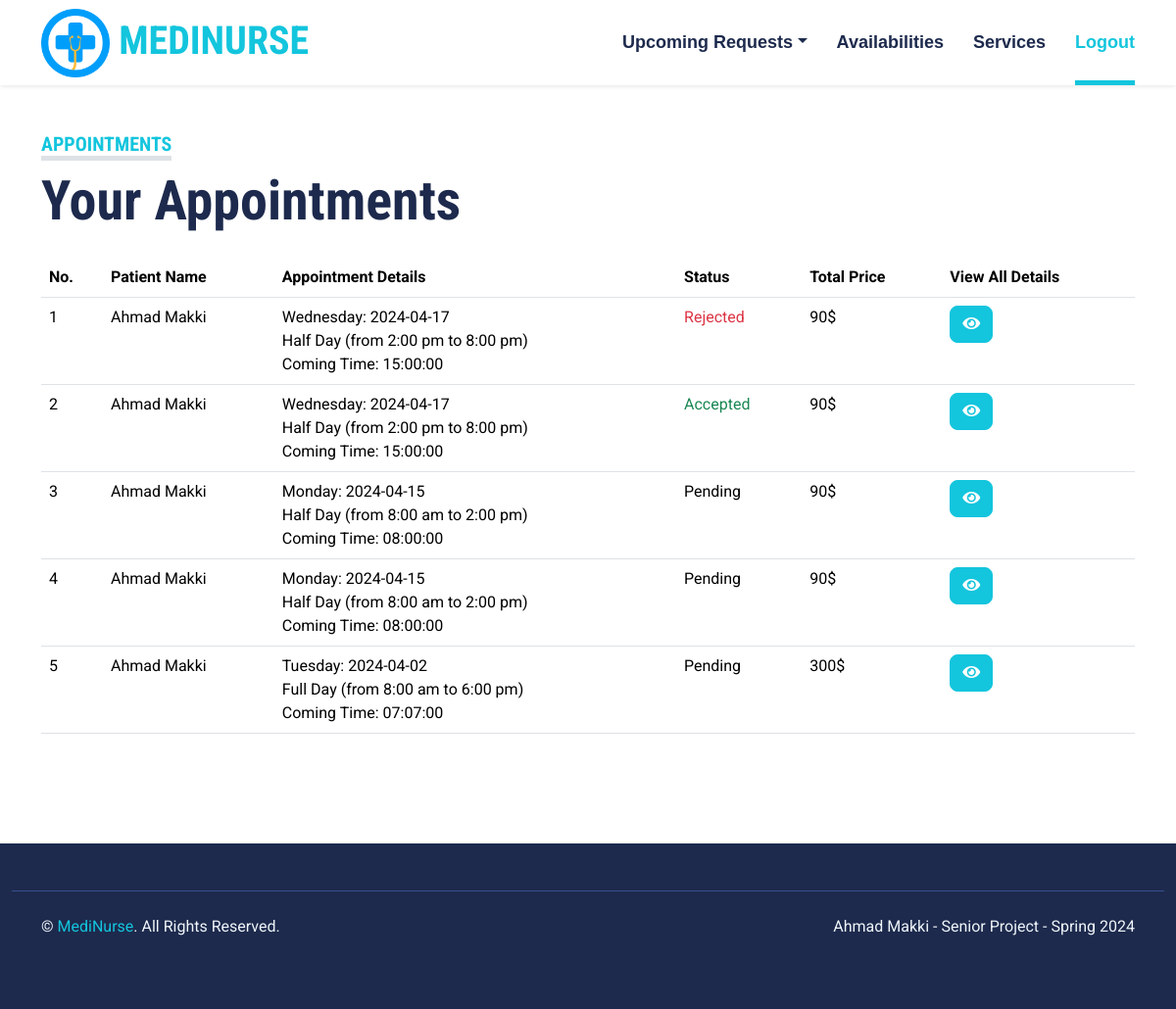
/nurses/appointments.php (signed in), run on the app's committed database.
### tables this page shows
CREATE TABLE IF NOT EXISTS `appointments` (
  `appointmentID` int(11) NOT NULL AUTO_INCREMENT,
  `date` date NOT NULL,
  `coming_time` time NOT NULL,
  `nurseID` int(11) NOT NULL,
  `patientID` int(11) NOT NULL,
  `availabilityID` int(11) NOT NULL,
  `status` int(11) NOT NULL,
  PRIMARY KEY (`appointmentID`)
);

CREATE TABLE IF NOT EXISTS `patients` (
  `patientID` int(11) NOT NULL,
  `first_name` varchar(100) NOT NULL,
  `last_name` varchar(100) NOT NULL,
  `address` varchar(100) NOT NULL,
  `phone` int(11) NOT NULL,
  `gender` varchar(100) NOT NULL,
  `birthdate` date NOT NULL,
  `password` varchar(100) NOT NULL,
  PRIMARY KEY (`patientID`)
);

CREATE TABLE IF NOT EXISTS `availability` (
  `availabilityID` int(11) NOT NULL AUTO_INCREMENT,
  `day` varchar(100) NOT NULL,
  `work_time` varchar(100) NOT NULL,
  `price_per_hour` int(11) NOT NULL,
  `nurseID` int(11) NOT NULL,
  PRIMARY KEY (`availabilityID`)
);

### nurses/appointments.php (the view, shortened to what this page needs)
<?php include "head.php"; ?>
<body>
<?php include "navbar.php"; ?>
<div class="container-fluid py-5">
        <div class="container">
            <div class="row gx-5">
                <div class="col-lg-12 mb-5 mb-lg-0">
                    <div class="mb-4">
                        <h5 class="d-inline-block text-primary text-uppercase border-bottom border-5">Appointments</h5>
                        <h1 class="display-4">Your Appointments</h1>
                    </div>
                    <table class="table table-hover" style="color:black">
			<tr>
				<th>No.</th>
                <th>Patient Name</th>
				<th>Appointment Details</th>
				<th>Status</th>
				<th>Total Price</th>
                <th>View All Details</th>
			</tr>
<?php
$result = mysqli_query($con,"SELECT * FROM appointments WHERE nurseID='$nid' ORDER BY date desc");
if(mysqli_num_rows($result)>0){  $n=1;
while($row = mysqli_fetch_array($result)){
    $pid = $row['patientID'];
    $aid = $row['availabilityID'];
    $resultn = mysqli_query($con,"SELECT * FROM patients WHERE patientID='$pid'");
    $rown = mysqli_fetch_array($resultn);
    $resulta = mysqli_query($con,"SELECT * FROM availability WHERE availabilityID='$aid'");
    $rowa = mysqli_fetch_array($resulta);
    $time = $rowa['work_time'];
    $price = $rowa['price_per_hour'];
    $total_hours = 0;
        if($time == "Half Day (from 8:00 am to 2:00 pm)" || $time == "Half Day (from 2:00 pm to 8:00 pm)"){
            $total_hours = 6;
       }
       else if($time == "Full Day (from 8:00 am to 6:00 pm)"){
        $total_hours = 10;
    }
    $totalPrice = $total_hours * $price;
?>
				<td><?php echo $n ?></td>
                <td><?php echo $rown['first_name'] ?> <?php echo $rown['last_name'] ?></td>
                <td><?php echo $rowa['day'] ?>: <?php echo $row['date'] ?>
                    <br><?php echo $rowa['work_time'] ?>
                    <br>Coming Time: <?php echo $row['coming_time'] ?></td>
                <?php if($row['status'] == 0){ ?>
                    <td>Pending</td>
                <?php } else if($row['status'] == 1){ ?>
                    <td class="text-success">Accepted</td>
                <?php } else { ?>
                    <td class="text-danger">Rejected</td>
                <?php } ?>
                <td><?php echo $totalPrice ?>$</td>
                <td><a href="appointment-details.php?id=<?php echo $row['appointmentID'] ?>" class="btn btn-primary"><i class="fa fa-eye"></i></a>
                <?php $n++; }} else {echo "No Appointments Found";}?>
		    </table>
            </div>
            </div>
        </div>
    </div>
    <?php include "footer.php"; ?>

### css/style.css (style rules this page uses)
:root { --primary: #13C5DD; --secondary: #354F8E; --light: #EFF5F9; --dark: #1D2A4D; }
.btn { font-weight: 700; transition: .5s; }
.btn-primary { color: #FFFFFF; }

### data on the page
appointments: patientID.first_name "Ahmad", patientID.last_name "Makki", availabilityID.day "Wednesday", date "2024-04-17", availabilityID.work_time "Half Day (from 2:00 pm to 8:00 pm)", coming_time "15:00:00", status "Rejected", availabilityID.price_per_hour "90"
appointments: patientID.first_name "Ahmad", patientID.last_name "Makki", availabilityID.day "Wednesday", date "2024-04-17", availabilityID.work_time "Half Day (from 2:00 pm to 8:00 pm)", coming_time "15:00:00", status "Accepted", availabilityID.price_per_hour "90"
appointments: patientID.first_name "Ahmad", patientID.last_name "Makki", availabilityID.day "Monday", date "2024-04-15", availabilityID.work_time "Half Day (from 8:00 am to 2:00 pm)", coming_time "08:00:00", status "Pending", availabilityID.price_per_hour "90"
appointments: patientID.first_name "Ahmad", patientID.last_name "Makki", availabilityID.day "Monday", date "2024-04-15", availabilityID.work_time "Half Day (from 8:00 am to 2:00 pm)", coming_time "08:00:00", status "Pending", availabilityID.price_per_hour "90"
appointments: patientID.first_name "Ahmad", patientID.last_name "Makki", availabilityID.day "Tuesday", date "2024-04-02", availabilityID.work_time "Full Day (from 8:00 am to 6:00 pm)", coming_time "07:07:00", status "Pending", availabilityID.price_per_hour "300"
